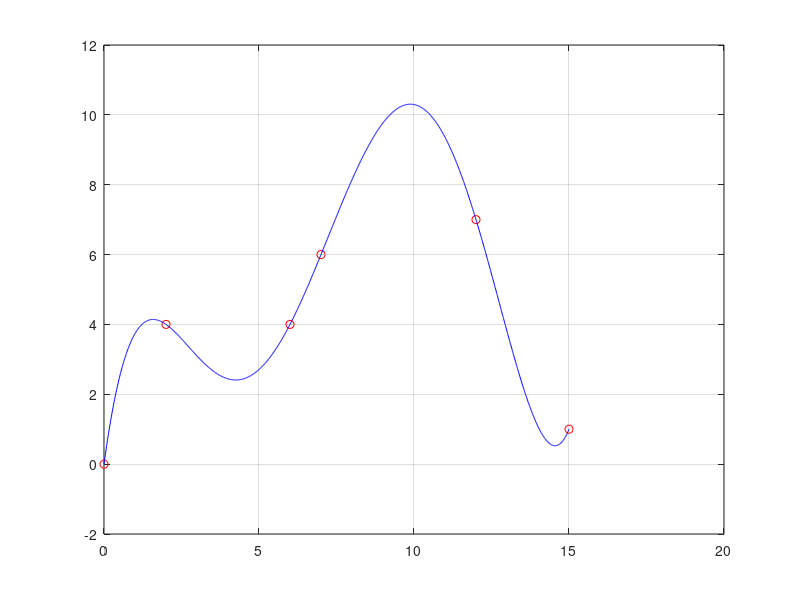

Write MATLAB code to recreate this figure.
% Este código calcula el polonomio de interpolación P5(x) de grado 5
% que interpola los 6 datos dados con la función polyfit de Matlab y 
% luego produce su gráfica resaltando los puntos de interpolación.
% Polyval evalúa el polinomio que genera polyfit en o los puntos dados. 
x=[0 2 6 7 12 15]
y=[0 4 4 6 7 1]
p=polyfit(x,y,5)
xx=[0:0.01:15];
yy=polyval(p,xx);
plot(x,y,'or',xx,yy,'b')
grid on